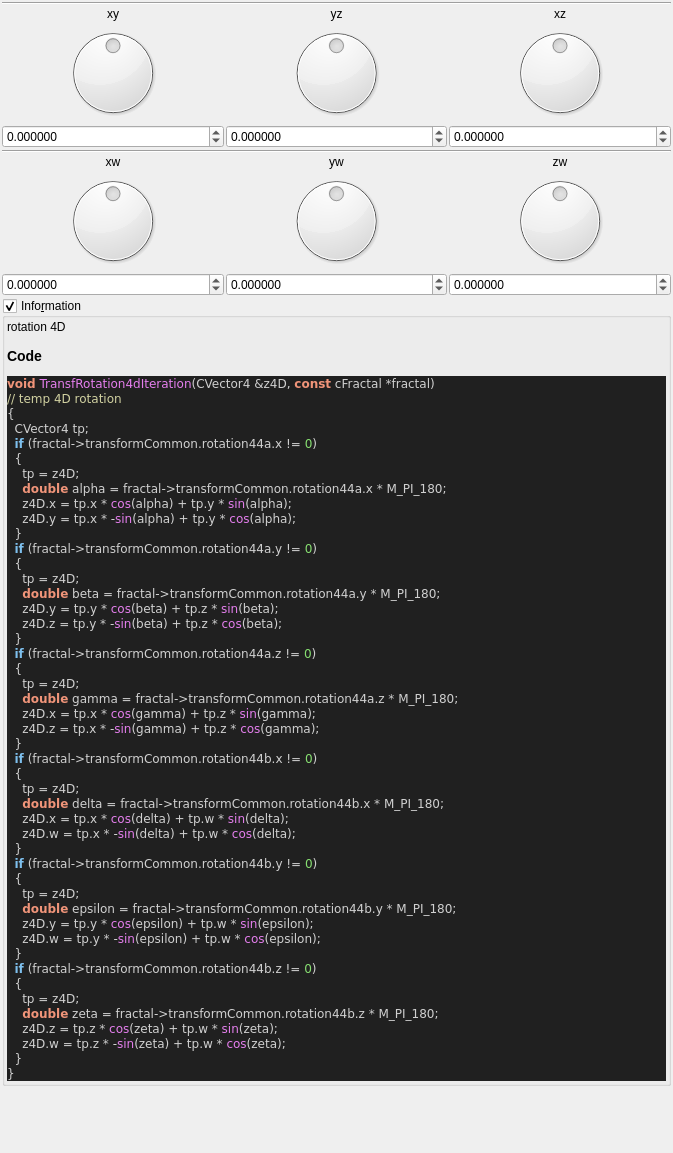
 <widget class="QWidget" name="Form">
  <property name="geometry">
   <rect>
    <x>0</x>
    <y>0</y>
    <width>673</width>
    <height>1153</height>
   </rect>
  </property>
  <property name="windowTitle">
   <string notr="true">transf_rotation4d</string>
  </property>
  <layout class="QVBoxLayout" name="verticalLayout">
   <property name="spacing">
    <number>2</number>
   </property>
   <property name="leftMargin">
    <number>2</number>
   </property>
   <property name="topMargin">
    <number>2</number>
   </property>
   <property name="rightMargin">
    <number>2</number>
   </property>
   <property name="bottomMargin">
    <number>2</number>
   </property>
   <item>
    <layout class="QGridLayout" name="gridLayout_11">
     <property name="spacing">
      <number>2</number>
     </property>
     <item row="2" column="2">
      <widget class="QLabel" name="label_37">
       <property name="text">
        <string notr="true">xz</string>
       </property>
       <property name="alignment">
        <set>Qt::AlignCenter</set>
       </property>
      </widget>
     </item>
     <item row="2" column="1">
      <widget class="QLabel" name="label_38">
       <property name="text">
        <string notr="true">yz</string>
       </property>
       <property name="alignment">
        <set>Qt::AlignCenter</set>
       </property>
      </widget>
     </item>
     <item row="4" column="0">
      <widget class="MyDoubleSpinBox" name="spinboxd3_transf_rotation44a_x">
       <property name="sizePolicy">
        <sizepolicy hsizetype="Minimum" vsizetype="Maximum">
         <horstretch>0</horstretch>
         <verstretch>0</verstretch>
        </sizepolicy>
       </property>
       <property name="prefix">
        <string/>
       </property>
       <property name="suffix">
        <string/>
       </property>
       <property name="decimals">
        <number>6</number>
       </property>
       <property name="minimum">
        <double>-180.000000000000000</double>
       </property>
       <property name="maximum">
        <double>180.000000000000000</double>
       </property>
       <property name="singleStep">
        <double>1.000000000000000</double>
       </property>
      </widget>
     </item>
     <item row="3" column="0">
      <widget class="QDial" name="dial3_transf_rotation44a_x">
       <property name="minimum">
        <number>-18000</number>
       </property>
       <property name="maximum">
        <number>18000</number>
       </property>
       <property name="wrapping">
        <bool>true</bool>
       </property>
      </widget>
     </item>
     <item row="4" column="2">
      <widget class="MyDoubleSpinBox" name="spinboxd3_transf_rotation44a_z">
       <property name="sizePolicy">
        <sizepolicy hsizetype="Minimum" vsizetype="Maximum">
         <horstretch>0</horstretch>
         <verstretch>0</verstretch>
        </sizepolicy>
       </property>
       <property name="prefix">
        <string/>
       </property>
       <property name="suffix">
        <string/>
       </property>
       <property name="decimals">
        <number>6</number>
       </property>
       <property name="minimum">
        <double>-180.000000000000000</double>
       </property>
       <property name="maximum">
        <double>180.000000000000000</double>
       </property>
       <property name="singleStep">
        <double>1.000000000000000</double>
       </property>
      </widget>
     </item>
     <item row="4" column="1">
      <widget class="MyDoubleSpinBox" name="spinboxd3_transf_rotation44a_y">
       <property name="sizePolicy">
        <sizepolicy hsizetype="Minimum" vsizetype="Maximum">
         <horstretch>0</horstretch>
         <verstretch>0</verstretch>
        </sizepolicy>
       </property>
       <property name="prefix">
        <string/>
       </property>
       <property name="suffix">
        <string/>
       </property>
       <property name="decimals">
        <number>6</number>
       </property>
       <property name="minimum">
        <double>-180.000000000000000</double>
       </property>
       <property name="maximum">
        <double>180.000000000000000</double>
       </property>
       <property name="singleStep">
        <double>1.000000000000000</double>
       </property>
      </widget>
     </item>
     <item row="0" column="0" colspan="3">
      <widget class="Line" name="line_2">
       <property name="orientation">
        <enum>Qt::Horizontal</enum>
       </property>
      </widget>
     </item>
     <item row="2" column="0">
      <widget class="QLabel" name="label_40">
       <property name="text">
        <string notr="true">xy</string>
       </property>
       <property name="alignment">
        <set>Qt::AlignCenter</set>
       </property>
      </widget>
     </item>
     <item row="3" column="1">
      <widget class="QDial" name="dial3_transf_rotation44a_y">
       <property name="minimum">
        <number>-18000</number>
       </property>
       <property name="maximum">
        <number>18000</number>
       </property>
       <property name="wrapping">
        <bool>true</bool>
       </property>
      </widget>
     </item>
     <item row="3" column="2">
      <widget class="QDial" name="dial3_transf_rotation44a_z">
       <property name="minimum">
        <number>-18000</number>
       </property>
       <property name="maximum">
        <number>18000</number>
       </property>
       <property name="wrapping">
        <bool>true</bool>
       </property>
      </widget>
     </item>
    </layout>
   </item>
   <item>
    <layout class="QGridLayout" name="gridLayout_14">
     <property name="spacing">
      <number>2</number>
     </property>
     <item row="2" column="2">
      <widget class="QLabel" name="label_48">
       <property name="text">
        <string notr="true">zw</string>
       </property>
       <property name="alignment">
        <set>Qt::AlignCenter</set>
       </property>
      </widget>
     </item>
     <item row="2" column="1">
      <widget class="QLabel" name="label_49">
       <property name="text">
        <string notr="true">yw</string>
       </property>
       <property name="alignment">
        <set>Qt::AlignCenter</set>
       </property>
      </widget>
     </item>
     <item row="2" column="0">
      <widget class="QLabel" name="label_50">
       <property name="text">
        <string notr="true">xw</string>
       </property>
       <property name="alignment">
        <set>Qt::AlignCenter</set>
       </property>
      </widget>
     </item>
     <item row="3" column="1">
      <widget class="QDial" name="dial3_transf_rotation44b_y">
       <property name="minimum">
        <number>-18000</number>
       </property>
       <property name="maximum">
        <number>18000</number>
       </property>
       <property name="wrapping">
        <bool>true</bool>
       </property>
      </widget>
     </item>
     <item row="3" column="2">
      <widget class="QDial" name="dial3_transf_rotation44b_z">
       <property name="minimum">
        <number>-18000</number>
       </property>
       <property name="maximum">
        <number>18000</number>
       </property>
       <property name="wrapping">
        <bool>true</bool>
       </property>
      </widget>
     </item>
     <item row="4" column="0">
      <widget class="MyDoubleSpinBox" name="spinboxd3_transf_rotation44b_x">
       <property name="sizePolicy">
        <sizepolicy hsizetype="Minimum" vsizetype="Maximum">
         <horstretch>0</horstretch>
         <verstretch>0</verstretch>
        </sizepolicy>
       </property>
       <property name="prefix">
        <string/>
       </property>
       <property name="suffix">
        <string/>
       </property>
       <property name="decimals">
        <number>6</number>
       </property>
       <property name="minimum">
        <double>-180.000000000000000</double>
       </property>
       <property name="maximum">
        <double>180.000000000000000</double>
       </property>
       <property name="singleStep">
        <double>1.000000000000000</double>
       </property>
      </widget>
     </item>
     <item row="3" column="0">
      <widget class="QDial" name="dial3_transf_rotation44b_x">
       <property name="minimum">
        <number>-18000</number>
       </property>
       <property name="maximum">
        <number>18000</number>
       </property>
       <property name="wrapping">
        <bool>true</bool>
       </property>
      </widget>
     </item>
     <item row="4" column="2">
      <widget class="MyDoubleSpinBox" name="spinboxd3_transf_rotation44b_z">
       <property name="sizePolicy">
        <sizepolicy hsizetype="Minimum" vsizetype="Maximum">
         <horstretch>0</horstretch>
         <verstretch>0</verstretch>
        </sizepolicy>
       </property>
       <property name="prefix">
        <string/>
       </property>
       <property name="suffix">
        <string/>
       </property>
       <property name="decimals">
        <number>6</number>
       </property>
       <property name="minimum">
        <double>-180.000000000000000</double>
       </property>
       <property name="maximum">
        <double>180.000000000000000</double>
       </property>
       <property name="singleStep">
        <double>1.000000000000000</double>
       </property>
      </widget>
     </item>
     <item row="4" column="1">
      <widget class="MyDoubleSpinBox" name="spinboxd3_transf_rotation44b_y">
       <property name="sizePolicy">
        <sizepolicy hsizetype="Minimum" vsizetype="Maximum">
         <horstretch>0</horstretch>
         <verstretch>0</verstretch>
        </sizepolicy>
       </property>
       <property name="prefix">
        <string/>
       </property>
       <property name="suffix">
        <string/>
       </property>
       <property name="decimals">
        <number>6</number>
       </property>
       <property name="minimum">
        <double>-180.000000000000000</double>
       </property>
       <property name="maximum">
        <double>180.000000000000000</double>
       </property>
       <property name="singleStep">
        <double>1.000000000000000</double>
       </property>
      </widget>
     </item>
     <item row="0" column="0" colspan="3">
      <widget class="Line" name="line_5">
       <property name="orientation">
        <enum>Qt::Horizontal</enum>
       </property>
      </widget>
     </item>
    </layout>
   </item>
   <item>
    <widget class="MyGroupBox" name="groupCheck_info">
     <property name="title">
      <string>Info&amp;rmation</string>
     </property>
     <property name="flat">
      <bool>false</bool>
     </property>
     <property name="checkable">
      <bool>true</bool>
     </property>
     <layout class="QVBoxLayout" name="verticalLayout_2">
      <property name="spacing">
       <number>2</number>
      </property>
      <property name="leftMargin">
       <number>2</number>
      </property>
      <property name="topMargin">
       <number>2</number>
      </property>
      <property name="rightMargin">
       <number>2</number>
      </property>
      <property name="bottomMargin">
       <number>2</number>
      </property>
      <item>
       <widget class="QLabel" name="label_code_content">
        <property name="text">
         <string notr="true">&lt;p&gt;rotation 4D&lt;/p&gt;&lt;table&gt;
&lt;/table&gt;
&lt;h3&gt;Code&lt;/h3&gt;
&lt;body style=&quot;background-color:#202020&quot;&gt;
&lt;pre style=&quot;color:#d0d0d0; background-color:#202020;  font-family:'Courier New',monospace;&quot;&gt;&lt;span style=&quot;color:#f09479; font-weight:bold&quot;&gt;void&lt;/span&gt; &lt;span style=&quot;color:#e47eed&quot;&gt;TransfRotation4dIteration&lt;/span&gt;&lt;span style=&quot;color:#d0d0d0&quot;&gt;(&lt;/span&gt;CVector4 &lt;span style=&quot;color:#d0d0d0&quot;&gt;&amp;amp;&lt;/span&gt;z4D&lt;span style=&quot;color:#d0d0d0&quot;&gt;,&lt;/span&gt; &lt;span style=&quot;color:#f09479; font-weight:bold&quot;&gt;const&lt;/span&gt; cFractal &lt;span style=&quot;color:#d0d0d0&quot;&gt;*&lt;/span&gt;fractal&lt;span style=&quot;color:#d0d0d0&quot;&gt;)&lt;/span&gt;
&lt;span style=&quot;color:#d0d0a0&quot;&gt;// temp 4D rotation&lt;/span&gt;
&lt;span style=&quot;color:#d0d0d0&quot;&gt;{&lt;/span&gt;
  CVector4 tp&lt;span style=&quot;color:#d0d0d0&quot;&gt;;&lt;/span&gt;
  &lt;span style=&quot;color:#7ec0ee; font-weight:bold&quot;&gt;if&lt;/span&gt; &lt;span style=&quot;color:#d0d0d0&quot;&gt;(&lt;/span&gt;fractal&lt;span style=&quot;color:#d0d0d0&quot;&gt;-&amp;gt;&lt;/span&gt;transformCommon&lt;span style=&quot;color:#d0d0d0&quot;&gt;.&lt;/span&gt;rotation44a&lt;span style=&quot;color:#d0d0d0&quot;&gt;.&lt;/span&gt;x &lt;span style=&quot;color:#d0d0d0&quot;&gt;!=&lt;/span&gt; &lt;span style=&quot;color:#87df71&quot;&gt;0&lt;/span&gt;&lt;span style=&quot;color:#d0d0d0&quot;&gt;)&lt;/span&gt;
  &lt;span style=&quot;color:#d0d0d0&quot;&gt;{&lt;/span&gt;
    tp &lt;span style=&quot;color:#d0d0d0&quot;&gt;=&lt;/span&gt; z4D&lt;span style=&quot;color:#d0d0d0&quot;&gt;;&lt;/span&gt;
    &lt;span style=&quot;color:#f09479; font-weight:bold&quot;&gt;double&lt;/span&gt; alpha &lt;span style=&quot;color:#d0d0d0&quot;&gt;=&lt;/span&gt; fractal&lt;span style=&quot;color:#d0d0d0&quot;&gt;-&amp;gt;&lt;/span&gt;transformCommon&lt;span style=&quot;color:#d0d0d0&quot;&gt;.&lt;/span&gt;rotation44a&lt;span style=&quot;color:#d0d0d0&quot;&gt;.&lt;/span&gt;x &lt;span style=&quot;color:#d0d0d0&quot;&gt;*&lt;/span&gt; M_PI_180&lt;span style=&quot;color:#d0d0d0&quot;&gt;;&lt;/span&gt;
    z4D&lt;span style=&quot;color:#d0d0d0&quot;&gt;.&lt;/span&gt;x &lt;span style=&quot;color:#d0d0d0&quot;&gt;=&lt;/span&gt; tp&lt;span style=&quot;color:#d0d0d0&quot;&gt;.&lt;/span&gt;x &lt;span style=&quot;color:#d0d0d0&quot;&gt;*&lt;/span&gt; &lt;span style=&quot;color:#e47eed&quot;&gt;cos&lt;/span&gt;&lt;span style=&quot;color:#d0d0d0&quot;&gt;(&lt;/span&gt;alpha&lt;span style=&quot;color:#d0d0d0&quot;&gt;) +&lt;/span&gt; tp&lt;span style=&quot;color:#d0d0d0&quot;&gt;.&lt;/span&gt;y &lt;span style=&quot;color:#d0d0d0&quot;&gt;*&lt;/span&gt; &lt;span style=&quot;color:#e47eed&quot;&gt;sin&lt;/span&gt;&lt;span style=&quot;color:#d0d0d0&quot;&gt;(&lt;/span&gt;alpha&lt;span style=&quot;color:#d0d0d0&quot;&gt;);&lt;/span&gt;
    z4D&lt;span style=&quot;color:#d0d0d0&quot;&gt;.&lt;/span&gt;y &lt;span style=&quot;color:#d0d0d0&quot;&gt;=&lt;/span&gt; tp&lt;span style=&quot;color:#d0d0d0&quot;&gt;.&lt;/span&gt;x &lt;span style=&quot;color:#d0d0d0&quot;&gt;* -&lt;/span&gt;&lt;span style=&quot;color:#e47eed&quot;&gt;sin&lt;/span&gt;&lt;span style=&quot;color:#d0d0d0&quot;&gt;(&lt;/span&gt;alpha&lt;span style=&quot;color:#d0d0d0&quot;&gt;) +&lt;/span&gt; tp&lt;span style=&quot;color:#d0d0d0&quot;&gt;.&lt;/span&gt;y &lt;span style=&quot;color:#d0d0d0&quot;&gt;*&lt;/span&gt; &lt;span style=&quot;color:#e47eed&quot;&gt;cos&lt;/span&gt;&lt;span style=&quot;color:#d0d0d0&quot;&gt;(&lt;/span&gt;alpha&lt;span style=&quot;color:#d0d0d0&quot;&gt;);&lt;/span&gt;
  &lt;span style=&quot;color:#d0d0d0&quot;&gt;}&lt;/span&gt;
  &lt;span style=&quot;color:#7ec0ee; font-weight:bold&quot;&gt;if&lt;/span&gt; &lt;span style=&quot;color:#d0d0d0&quot;&gt;(&lt;/span&gt;fractal&lt;span style=&quot;color:#d0d0d0&quot;&gt;-&amp;gt;&lt;/span&gt;transformCommon&lt;span style=&quot;color:#d0d0d0&quot;&gt;.&lt;/span&gt;rotation44a&lt;span style=&quot;color:#d0d0d0&quot;&gt;.&lt;/span&gt;y &lt;span style=&quot;color:#d0d0d0&quot;&gt;!=&lt;/span&gt; &lt;span style=&quot;color:#87df71&quot;&gt;0&lt;/span&gt;&lt;span style=&quot;color:#d0d0d0&quot;&gt;)&lt;/span&gt;
  &lt;span style=&quot;color:#d0d0d0&quot;&gt;{&lt;/span&gt;
    tp &lt;span style=&quot;color:#d0d0d0&quot;&gt;=&lt;/span&gt; z4D&lt;span style=&quot;color:#d0d0d0&quot;&gt;;&lt;/span&gt;
    &lt;span style=&quot;color:#f09479; font-weight:bold&quot;&gt;double&lt;/span&gt; beta &lt;span style=&quot;color:#d0d0d0&quot;&gt;=&lt;/span&gt; fractal&lt;span style=&quot;color:#d0d0d0&quot;&gt;-&amp;gt;&lt;/span&gt;transformCommon&lt;span style=&quot;color:#d0d0d0&quot;&gt;.&lt;/span&gt;rotation44a&lt;span style=&quot;color:#d0d0d0&quot;&gt;.&lt;/span&gt;y &lt;span style=&quot;color:#d0d0d0&quot;&gt;*&lt;/span&gt; M_PI_180&lt;span style=&quot;color:#d0d0d0&quot;&gt;;&lt;/span&gt;
    z4D&lt;span style=&quot;color:#d0d0d0&quot;&gt;.&lt;/span&gt;y &lt;span style=&quot;color:#d0d0d0&quot;&gt;=&lt;/span&gt; tp&lt;span style=&quot;color:#d0d0d0&quot;&gt;.&lt;/span&gt;y &lt;span style=&quot;color:#d0d0d0&quot;&gt;*&lt;/span&gt; &lt;span style=&quot;color:#e47eed&quot;&gt;cos&lt;/span&gt;&lt;span style=&quot;color:#d0d0d0&quot;&gt;(&lt;/span&gt;beta&lt;span style=&quot;color:#d0d0d0&quot;&gt;) +&lt;/span&gt; tp&lt;span style=&quot;color:#d0d0d0&quot;&gt;.&lt;/span&gt;z &lt;span style=&quot;color:#d0d0d0&quot;&gt;*&lt;/span&gt; &lt;span style=&quot;color:#e47eed&quot;&gt;sin&lt;/span&gt;&lt;span style=&quot;color:#d0d0d0&quot;&gt;(&lt;/span&gt;beta&lt;span style=&quot;color:#d0d0d0&quot;&gt;);&lt;/span&gt;
    z4D&lt;span style=&quot;color:#d0d0d0&quot;&gt;.&lt;/span&gt;z &lt;span style=&quot;color:#d0d0d0&quot;&gt;=&lt;/span&gt; tp&lt;span style=&quot;color:#d0d0d0&quot;&gt;.&lt;/span&gt;y &lt;span style=&quot;color:#d0d0d0&quot;&gt;* -&lt;/span&gt;&lt;span style=&quot;color:#e47eed&quot;&gt;sin&lt;/span&gt;&lt;span style=&quot;color:#d0d0d0&quot;&gt;(&lt;/span&gt;beta&lt;span style=&quot;color:#d0d0d0&quot;&gt;) +&lt;/span&gt; tp&lt;span style=&quot;color:#d0d0d0&quot;&gt;.&lt;/span&gt;z &lt;span style=&quot;color:#d0d0d0&quot;&gt;*&lt;/span&gt; &lt;span style=&quot;color:#e47eed&quot;&gt;cos&lt;/span&gt;&lt;span style=&quot;color:#d0d0d0&quot;&gt;(&lt;/span&gt;beta&lt;span style=&quot;color:#d0d0d0&quot;&gt;);&lt;/span&gt;
  &lt;span style=&quot;color:#d0d0d0&quot;&gt;}&lt;/span&gt;
  &lt;span style=&quot;color:#7ec0ee; font-weight:bold&quot;&gt;if&lt;/span&gt; &lt;span style=&quot;color:#d0d0d0&quot;&gt;(&lt;/span&gt;fractal&lt;span style=&quot;color:#d0d0d0&quot;&gt;-&amp;gt;&lt;/span&gt;transformCommon&lt;span style=&quot;color:#d0d0d0&quot;&gt;.&lt;/span&gt;rotation44a&lt;span style=&quot;color:#d0d0d0&quot;&gt;.&lt;/span&gt;z &lt;span style=&quot;color:#d0d0d0&quot;&gt;!=&lt;/span&gt; &lt;span style=&quot;color:#87df71&quot;&gt;0&lt;/span&gt;&lt;span style=&quot;color:#d0d0d0&quot;&gt;)&lt;/span&gt;
  &lt;span style=&quot;color:#d0d0d0&quot;&gt;{&lt;/span&gt;
    tp &lt;span style=&quot;color:#d0d0d0&quot;&gt;=&lt;/span&gt; z4D&lt;span style=&quot;color:#d0d0d0&quot;&gt;;&lt;/span&gt;
    &lt;span style=&quot;color:#f09479; font-weight:bold&quot;&gt;double&lt;/span&gt; gamma &lt;span style=&quot;color:#d0d0d0&quot;&gt;=&lt;/span&gt; fractal&lt;span style=&quot;color:#d0d0d0&quot;&gt;-&amp;gt;&lt;/span&gt;transformCommon&lt;span style=&quot;color:#d0d0d0&quot;&gt;.&lt;/span&gt;rotation44a&lt;span style=&quot;color:#d0d0d0&quot;&gt;.&lt;/span&gt;z &lt;span style=&quot;color:#d0d0d0&quot;&gt;*&lt;/span&gt; M_PI_180&lt;span style=&quot;color:#d0d0d0&quot;&gt;;&lt;/span&gt;
    z4D&lt;span style=&quot;color:#d0d0d0&quot;&gt;.&lt;/span&gt;x &lt;span style=&quot;color:#d0d0d0&quot;&gt;=&lt;/span&gt; tp&lt;span style=&quot;color:#d0d0d0&quot;&gt;.&lt;/span&gt;x &lt;span style=&quot;color:#d0d0d0&quot;&gt;*&lt;/span&gt; &lt;span style=&quot;color:#e47eed&quot;&gt;cos&lt;/span&gt;&lt;span style=&quot;color:#d0d0d0&quot;&gt;(&lt;/span&gt;gamma&lt;span style=&quot;color:#d0d0d0&quot;&gt;) +&lt;/span&gt; tp&lt;span style=&quot;color:#d0d0d0&quot;&gt;.&lt;/span&gt;z &lt;span style=&quot;color:#d0d0d0&quot;&gt;*&lt;/span&gt; &lt;span style=&quot;color:#e47eed&quot;&gt;sin&lt;/span&gt;&lt;span style=&quot;color:#d0d0d0&quot;&gt;(&lt;/span&gt;gamma&lt;span style=&quot;color:#d0d0d0&quot;&gt;);&lt;/span&gt;
    z4D&lt;span style=&quot;color:#d0d0d0&quot;&gt;.&lt;/span&gt;z &lt;span style=&quot;color:#d0d0d0&quot;&gt;=&lt;/span&gt; tp&lt;span style=&quot;color:#d0d0d0&quot;&gt;.&lt;/span&gt;x &lt;span style=&quot;color:#d0d0d0&quot;&gt;* -&lt;/span&gt;&lt;span style=&quot;color:#e47eed&quot;&gt;sin&lt;/span&gt;&lt;span style=&quot;color:#d0d0d0&quot;&gt;(&lt;/span&gt;gamma&lt;span style=&quot;color:#d0d0d0&quot;&gt;) +&lt;/span&gt; tp&lt;span style=&quot;color:#d0d0d0&quot;&gt;.&lt;/span&gt;z &lt;span style=&quot;color:#d0d0d0&quot;&gt;*&lt;/span&gt; &lt;span style=&quot;color:#e47eed&quot;&gt;cos&lt;/span&gt;&lt;span style=&quot;color:#d0d0d0&quot;&gt;(&lt;/span&gt;gamma&lt;span style=&quot;color:#d0d0d0&quot;&gt;);&lt;/span&gt;
  &lt;span style=&quot;color:#d0d0d0&quot;&gt;}&lt;/span&gt;
  &lt;span style=&quot;color:#7ec0ee; font-weight:bold&quot;&gt;if&lt;/span&gt; &lt;span style=&quot;color:#d0d0d0&quot;&gt;(&lt;/span&gt;fractal&lt;span style=&quot;color:#d0d0d0&quot;&gt;-&amp;gt;&lt;/span&gt;transformCommon&lt;span style=&quot;color:#d0d0d0&quot;&gt;.&lt;/span&gt;rotation44b&lt;span style=&quot;color:#d0d0d0&quot;&gt;.&lt;/span&gt;x &lt;span style=&quot;color:#d0d0d0&quot;&gt;!=&lt;/span&gt; &lt;span style=&quot;color:#87df71&quot;&gt;0&lt;/span&gt;&lt;span style=&quot;color:#d0d0d0&quot;&gt;)&lt;/span&gt;
  &lt;span style=&quot;color:#d0d0d0&quot;&gt;{&lt;/span&gt;
    tp &lt;span style=&quot;color:#d0d0d0&quot;&gt;=&lt;/span&gt; z4D&lt;span style=&quot;color:#d0d0d0&quot;&gt;;&lt;/span&gt;
    &lt;span style=&quot;color:#f09479; font-weight:bold&quot;&gt;double&lt;/span&gt; delta &lt;span style=&quot;color:#d0d0d0&quot;&gt;=&lt;/span&gt; fractal&lt;span style=&quot;color:#d0d0d0&quot;&gt;-&amp;gt;&lt;/span&gt;transformCommon&lt;span style=&quot;color:#d0d0d0&quot;&gt;.&lt;/span&gt;rotation44b&lt;span style=&quot;color:#d0d0d0&quot;&gt;.&lt;/span&gt;x &lt;span style=&quot;color:#d0d0d0&quot;&gt;*&lt;/span&gt; M_PI_180&lt;span style=&quot;color:#d0d0d0&quot;&gt;;&lt;/span&gt;
    z4D&lt;span style=&quot;color:#d0d0d0&quot;&gt;.&lt;/span&gt;x &lt;span style=&quot;color:#d0d0d0&quot;&gt;=&lt;/span&gt; tp&lt;span style=&quot;color:#d0d0d0&quot;&gt;.&lt;/span&gt;x &lt;span style=&quot;color:#d0d0d0&quot;&gt;*&lt;/span&gt; &lt;span style=&quot;color:#e47eed&quot;&gt;cos&lt;/span&gt;&lt;span style=&quot;color:#d0d0d0&quot;&gt;(&lt;/span&gt;delta&lt;span style=&quot;color:#d0d0d0&quot;&gt;) +&lt;/span&gt; tp&lt;span style=&quot;color:#d0d0d0&quot;&gt;.&lt;/span&gt;w &lt;span style=&quot;color:#d0d0d0&quot;&gt;*&lt;/span&gt; &lt;span style=&quot;color:#e47eed&quot;&gt;sin&lt;/span&gt;&lt;span style=&quot;color:#d0d0d0&quot;&gt;(&lt;/span&gt;delta&lt;span style=&quot;color:#d0d0d0&quot;&gt;);&lt;/span&gt;
    z4D&lt;span style=&quot;color:#d0d0d0&quot;&gt;.&lt;/span&gt;w &lt;span style=&quot;color:#d0d0d0&quot;&gt;=&lt;/span&gt; tp&lt;span style=&quot;color:#d0d0d0&quot;&gt;.&lt;/span&gt;x &lt;span style=&quot;color:#d0d0d0&quot;&gt;* -&lt;/span&gt;&lt;span style=&quot;color:#e47eed&quot;&gt;sin&lt;/span&gt;&lt;span style=&quot;color:#d0d0d0&quot;&gt;(&lt;/span&gt;delta&lt;span style=&quot;color:#d0d0d0&quot;&gt;) +&lt;/span&gt; tp&lt;span style=&quot;color:#d0d0d0&quot;&gt;.&lt;/span&gt;w &lt;span style=&quot;color:#d0d0d0&quot;&gt;*&lt;/span&gt; &lt;span style=&quot;color:#e47eed&quot;&gt;cos&lt;/span&gt;&lt;span style=&quot;color:#d0d0d0&quot;&gt;(&lt;/span&gt;delta&lt;span style=&quot;color:#d0d0d0&quot;&gt;);&lt;/span&gt;
  &lt;span style=&quot;color:#d0d0d0&quot;&gt;}&lt;/span&gt;
  &lt;span style=&quot;color:#7ec0ee; font-weight:bold&quot;&gt;if&lt;/span&gt; &lt;span style=&quot;color:#d0d0d0&quot;&gt;(&lt;/span&gt;fractal&lt;span style=&quot;color:#d0d0d0&quot;&gt;-&amp;gt;&lt;/span&gt;transformCommon&lt;span style=&quot;color:#d0d0d0&quot;&gt;.&lt;/span&gt;rotation44b&lt;span style=&quot;color:#d0d0d0&quot;&gt;.&lt;/span&gt;y &lt;span style=&quot;color:#d0d0d0&quot;&gt;!=&lt;/span&gt; &lt;span style=&quot;color:#87df71&quot;&gt;0&lt;/span&gt;&lt;span style=&quot;color:#d0d0d0&quot;&gt;)&lt;/span&gt;
  &lt;span style=&quot;color:#d0d0d0&quot;&gt;{&lt;/span&gt;
    tp &lt;span style=&quot;color:#d0d0d0&quot;&gt;=&lt;/span&gt; z4D&lt;span style=&quot;color:#d0d0d0&quot;&gt;;&lt;/span&gt;
    &lt;span style=&quot;color:#f09479; font-weight:bold&quot;&gt;double&lt;/span&gt; epsilon &lt;span style=&quot;color:#d0d0d0&quot;&gt;=&lt;/span&gt; fractal&lt;span style=&quot;color:#d0d0d0&quot;&gt;-&amp;gt;&lt;/span&gt;transformCommon&lt;span style=&quot;color:#d0d0d0&quot;&gt;.&lt;/span&gt;rotation44b&lt;span style=&quot;color:#d0d0d0&quot;&gt;.&lt;/span&gt;y &lt;span style=&quot;color:#d0d0d0&quot;&gt;*&lt;/span&gt; M_PI_180&lt;span style=&quot;color:#d0d0d0&quot;&gt;;&lt;/span&gt;
    z4D&lt;span style=&quot;color:#d0d0d0&quot;&gt;.&lt;/span&gt;y &lt;span style=&quot;color:#d0d0d0&quot;&gt;=&lt;/span&gt; tp&lt;span style=&quot;color:#d0d0d0&quot;&gt;.&lt;/span&gt;y &lt;span style=&quot;color:#d0d0d0&quot;&gt;*&lt;/span&gt; &lt;span style=&quot;color:#e47eed&quot;&gt;cos&lt;/span&gt;&lt;span style=&quot;color:#d0d0d0&quot;&gt;(&lt;/span&gt;epsilon&lt;span style=&quot;color:#d0d0d0&quot;&gt;) +&lt;/span&gt; tp&lt;span style=&quot;color:#d0d0d0&quot;&gt;.&lt;/span&gt;w &lt;span style=&quot;color:#d0d0d0&quot;&gt;*&lt;/span&gt; &lt;span style=&quot;color:#e47eed&quot;&gt;sin&lt;/span&gt;&lt;span style=&quot;color:#d0d0d0&quot;&gt;(&lt;/span&gt;epsilon&lt;span style=&quot;color:#d0d0d0&quot;&gt;);&lt;/span&gt;
    z4D&lt;span style=&quot;color:#d0d0d0&quot;&gt;.&lt;/span&gt;w &lt;span style=&quot;color:#d0d0d0&quot;&gt;=&lt;/span&gt; tp&lt;span style=&quot;color:#d0d0d0&quot;&gt;.&lt;/span&gt;y &lt;span style=&quot;color:#d0d0d0&quot;&gt;* -&lt;/span&gt;&lt;span style=&quot;color:#e47eed&quot;&gt;sin&lt;/span&gt;&lt;span style=&quot;color:#d0d0d0&quot;&gt;(&lt;/span&gt;epsilon&lt;span style=&quot;color:#d0d0d0&quot;&gt;) +&lt;/span&gt; tp&lt;span style=&quot;color:#d0d0d0&quot;&gt;.&lt;/span&gt;w &lt;span style=&quot;color:#d0d0d0&quot;&gt;*&lt;/span&gt; &lt;span style=&quot;color:#e47eed&quot;&gt;cos&lt;/span&gt;&lt;span style=&quot;color:#d0d0d0&quot;&gt;(&lt;/span&gt;epsilon&lt;span style=&quot;color:#d0d0d0&quot;&gt;);&lt;/span&gt;
  &lt;span style=&quot;color:#d0d0d0&quot;&gt;}&lt;/span&gt;
  &lt;span style=&quot;color:#7ec0ee; font-weight:bold&quot;&gt;if&lt;/span&gt; &lt;span style=&quot;color:#d0d0d0&quot;&gt;(&lt;/span&gt;fractal&lt;span style=&quot;color:#d0d0d0&quot;&gt;-&amp;gt;&lt;/span&gt;transformCommon&lt;span style=&quot;color:#d0d0d0&quot;&gt;.&lt;/span&gt;rotation44b&lt;span style=&quot;color:#d0d0d0&quot;&gt;.&lt;/span&gt;z &lt;span style=&quot;color:#d0d0d0&quot;&gt;!=&lt;/span&gt; &lt;span style=&quot;color:#87df71&quot;&gt;0&lt;/span&gt;&lt;span style=&quot;color:#d0d0d0&quot;&gt;)&lt;/span&gt;
  &lt;span style=&quot;color:#d0d0d0&quot;&gt;{&lt;/span&gt;
    tp &lt;span style=&quot;color:#d0d0d0&quot;&gt;=&lt;/span&gt; z4D&lt;span style=&quot;color:#d0d0d0&quot;&gt;;&lt;/span&gt;
    &lt;span style=&quot;color:#f09479; font-weight:bold&quot;&gt;double&lt;/span&gt; zeta &lt;span style=&quot;color:#d0d0d0&quot;&gt;=&lt;/span&gt; fractal&lt;span style=&quot;color:#d0d0d0&quot;&gt;-&amp;gt;&lt;/span&gt;transformCommon&lt;span style=&quot;color:#d0d0d0&quot;&gt;.&lt;/span&gt;rotation44b&lt;span style=&quot;color:#d0d0d0&quot;&gt;.&lt;/span&gt;z &lt;span style=&quot;color:#d0d0d0&quot;&gt;*&lt;/span&gt; M_PI_180&lt;span style=&quot;color:#d0d0d0&quot;&gt;;&lt;/span&gt;
    z4D&lt;span style=&quot;color:#d0d0d0&quot;&gt;.&lt;/span&gt;z &lt;span style=&quot;color:#d0d0d0&quot;&gt;=&lt;/span&gt; tp&lt;span style=&quot;color:#d0d0d0&quot;&gt;.&lt;/span&gt;z &lt;span style=&quot;color:#d0d0d0&quot;&gt;*&lt;/span&gt; &lt;span style=&quot;color:#e47eed&quot;&gt;cos&lt;/span&gt;&lt;span style=&quot;color:#d0d0d0&quot;&gt;(&lt;/span&gt;zeta&lt;span style=&quot;color:#d0d0d0&quot;&gt;) +&lt;/span&gt; tp&lt;span style=&quot;color:#d0d0d0&quot;&gt;.&lt;/span&gt;w &lt;span style=&quot;color:#d0d0d0&quot;&gt;*&lt;/span&gt; &lt;span style=&quot;color:#e47eed&quot;&gt;sin&lt;/span&gt;&lt;span style=&quot;color:#d0d0d0&quot;&gt;(&lt;/span&gt;zeta&lt;span style=&quot;color:#d0d0d0&quot;&gt;);&lt;/span&gt;
    z4D&lt;span style=&quot;color:#d0d0d0&quot;&gt;.&lt;/span&gt;w &lt;span style=&quot;color:#d0d0d0&quot;&gt;=&lt;/span&gt; tp&lt;span style=&quot;color:#d0d0d0&quot;&gt;.&lt;/span&gt;z &lt;span style=&quot;color:#d0d0d0&quot;&gt;* -&lt;/span&gt;&lt;span style=&quot;color:#e47eed&quot;&gt;sin&lt;/span&gt;&lt;span style=&quot;color:#d0d0d0&quot;&gt;(&lt;/span&gt;zeta&lt;span style=&quot;color:#d0d0d0&quot;&gt;) +&lt;/span&gt; tp&lt;span style=&quot;color:#d0d0d0&quot;&gt;.&lt;/span&gt;w &lt;span style=&quot;color:#d0d0d0&quot;&gt;*&lt;/span&gt; &lt;span style=&quot;color:#e47eed&quot;&gt;cos&lt;/span&gt;&lt;span style=&quot;color:#d0d0d0&quot;&gt;(&lt;/span&gt;zeta&lt;span style=&quot;color:#d0d0d0&quot;&gt;);&lt;/span&gt;
  &lt;span style=&quot;color:#d0d0d0&quot;&gt;}&lt;/span&gt;
&lt;span style=&quot;color:#d0d0d0&quot;&gt;}&lt;/span&gt;
&lt;/pre&gt;
&lt;/body&gt;</string>
        </property>
        <property name="wordWrap">
         <bool>true</bool>
        </property>
        <property name="openExternalLinks">
         <bool>true</bool>
        </property>
        <property name="textInteractionFlags">
         <set>Qt::LinksAccessibleByMouse|Qt::TextSelectableByMouse</set>
        </property>
       </widget>
      </item>
     </layout>
    </widget>
   </item>
   <item>
    <spacer name="verticalSpacer">
     <property name="orientation">
      <enum>Qt::Vertical</enum>
     </property>
     <property name="sizeHint" stdset="0">
      <size>
       <width>20</width>
       <height>40</height>
      </size>
     </property>
    </spacer>
   </item>
  </layout>
 </widget>
